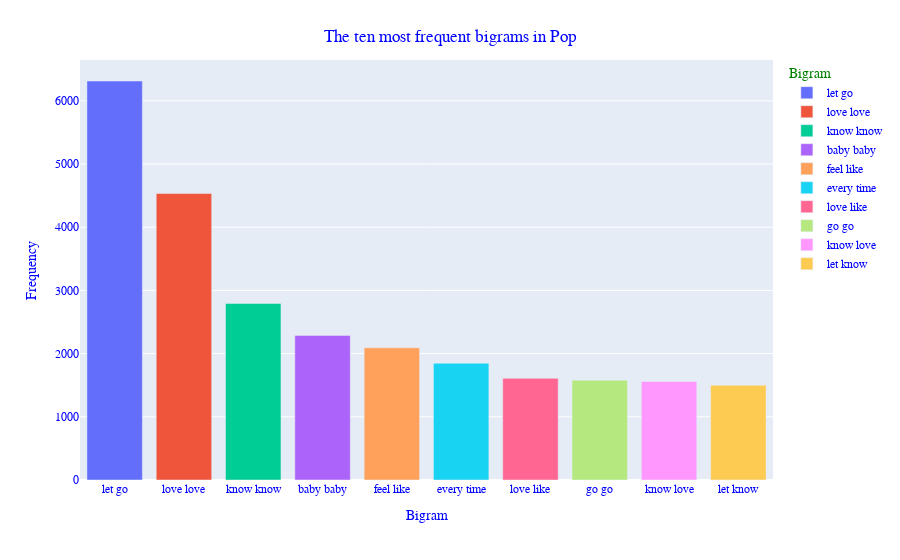
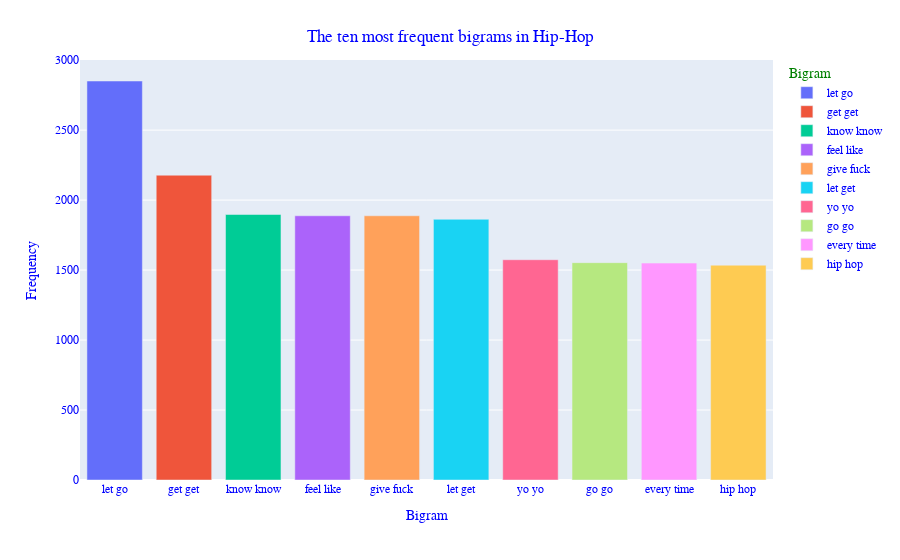

Notebook source saved alongside these figures, in order:
### Markdown cell above
3. 10 most frequent bigrams

### Code cell
for genre in bigram_freq:
  best_ngram = sorted(bigram_freq[genre].items() ,key=lambda x: x[1], reverse=True)[:10]
  x = []
  y = []
  for tupla in best_ngram:
    x.append(" ".join(tupla[0]))
    y.append(tupla[1])
  crea_grafico(x, y, f"The ten most frequent bigrams in {genre} ", "Bigram", "Frequency")

### Figure 1 — Plotly figure (JSON) as saved in the notebook; plotly's stock layout.template omitted (floating-point values rounded to 4 significant figures)
{"data": [{"alignmentgroup": "True", "hovertemplate": "Bigram=%{x}<br>Frequency=%{y}<extra></extra>", "legendgroup": "let go", "marker": {"color": "#636efa", "pattern": {"shape": ""}}, "name": "let go", "offsetgroup": "let go", "orientation": "v", "showlegend": true, "textposition": "auto", "type": "bar", "x": ["let go"], "xaxis": "x", "y": [6314], "yaxis": "y"}, {"alignmentgroup": "True", "hovertemplate": "Bigram=%{x}<br>Frequency=%{y}<extra></extra>", "legendgroup": "love love", "marker": {"color": "#EF553B", "pattern": {"shape": ""}}, "name": "love love", "offsetgroup": "love love", "orientation": "v", "showlegend": true, "textposition": "auto", "type": "bar", "x": ["love love"], "xaxis": "x", "y": [4533], "yaxis": "y"}, {"alignmentgroup": "True", "hovertemplate": "Bigram=%{x}<br>Frequency=%{y}<extra></extra>", "legendgroup": "know know", "marker": {"color": "#00cc96", "pattern": {"shape": ""}}, "name": "know know", "offsetgroup": "know know", "orientation": "v", "showlegend": true, "textposition": "auto", "type": "bar", "x": ["know know"], "xaxis": "x", "y": [2794], "yaxis": "y"}, {"alignmentgroup": "True", "hovertemplate": "Bigram=%{x}<br>Frequency=%{y}<extra></extra>", "legendgroup": "baby baby", "marker": {"color": "#ab63fa", "pattern": {"shape": ""}}, "name": "baby baby", "offsetgroup": "baby baby", "orientation": "v", "showlegend": true, "textposition": "auto", "type": "bar", "x": ["baby baby"], "xaxis": "x", "y": [2288], "yaxis": "y"}, {"alignmentgroup": "True", "hovertemplate": "Bigram=%{x}<br>Frequency=%{y}<extra></extra>", "legendgroup": "feel like", "marker": {"color": "#FFA15A", "pattern": {"shape": ""}}, "name": "feel like", "offsetgroup": "feel like", "orientation": "v", "showlegend": true, "textposition": "auto", "type": "bar", "x": ["feel like"], "xaxis": "x", "y": [2092], "yaxis": "y"}, {"alignmentgroup": "True", "hovertemplate": "Bigram=%{x}<br>Frequency=%{y}<extra></extra>", "legendgroup": "every time", "marker": {"color": "#19d3f3", "pattern": {"shape": ""}}, "name": "every time", "offsetgroup": "every time", "orientation": "v", "showlegend": true, "textposition": "auto", "type": "bar", "x": ["every time"], "xaxis": "x", "y": [1848], "yaxis": "y"}, {"alignmentgroup": "True", "hovertemplate": "Bigram=%{x}<br>Frequency=%{y}<extra></extra>", "legendgroup": "love like", "marker": {"color": "#FF6692", "pattern": {"shape": ""}}, "name": "love like", "offsetgroup": "love like", "orientation": "v", "showlegend": true, "textposition": "auto", "type": "bar", "x": ["love like"], "xaxis": "x", "y": [1609], "yaxis": "y"}, {"alignmentgroup": "True", "hovertemplate": "Bigram=%{x}<br>Frequency=%{y}<extra></extra>", "legendgroup": "go go", "marker": {"color": "#B6E880", "pattern": {"shape": ""}}, "name": "go go", "offsetgroup": "go go", "orientation": "v", "showlegend": true, "textposition": "auto", "type": "bar", "x": ["go go"], "xaxis": "x", "y": [1580], "yaxis": "y"}, {"alignmentgroup": "True", "hovertemplate": "Bigram=%{x}<br>Frequency=%{y}<extra></extra>", "legendgroup": "know love", "marker": {"color": "#FF97FF", "pattern": {"shape": ""}}, "name": "know love", "offsetgroup": "know love", "orientation": "v", "showlegend": true, "textposition": "auto", "type": "bar", "x": ["know love"], "xaxis": "x", "y": [1560], "yaxis": "y"}, {"alignmentgroup": "True", "hovertemplate": "Bigram=%{x}<br>Frequency=%{y}<extra></extra>", "legendgroup": "let know", "marker": {"color": "#FECB52", "pattern": {"shape": ""}}, "name": "let know", "offsetgroup": "let know", "orientation": "v", "showlegend": true, "textposition": "auto", "type": "bar", "x": ["let know"], "xaxis": "x", "y": [1499], "yaxis": "y"}], "layout": {"barmode": "relative", "font": {"color": "blue", "family": "Courier New"}, "legend": {"title": {"font": {"color": "green"}, "text": "Bigram"}, "tracegroupgap": 0}, "margin": {"t": 60}, "title": {"font": {"color": "blue"}, "text": "The ten most frequent bigrams in Pop ", "x": 0.5, "xanchor": "center", "yanchor": "top"}, "xaxis": {"anchor": "y", "categoryarray": ["let go", "love love", "know know", "baby baby", "feel like", "every time", "love like", "go go", "know love", "let know"], "categoryorder": "array", "domain": [0, 1], "title": {"text": "Bigram"}}, "yaxis": {"anchor": "x", "domain": [0, 1], "title": {"text": "Frequency"}}}}

### Figure 2 — Plotly figure (JSON) as saved in the notebook; plotly's stock layout.template omitted (floating-point values rounded to 4 significant figures)
{"data": [{"alignmentgroup": "True", "hovertemplate": "Bigram=%{x}<br>Frequency=%{y}<extra></extra>", "legendgroup": "let go", "marker": {"color": "#636efa", "pattern": {"shape": ""}}, "name": "let go", "offsetgroup": "let go", "orientation": "v", "showlegend": true, "textposition": "auto", "type": "bar", "x": ["let go"], "xaxis": "x", "y": [2851], "yaxis": "y"}, {"alignmentgroup": "True", "hovertemplate": "Bigram=%{x}<br>Frequency=%{y}<extra></extra>", "legendgroup": "get get", "marker": {"color": "#EF553B", "pattern": {"shape": ""}}, "name": "get get", "offsetgroup": "get get", "orientation": "v", "showlegend": true, "textposition": "auto", "type": "bar", "x": ["get get"], "xaxis": "x", "y": [2178], "yaxis": "y"}, {"alignmentgroup": "True", "hovertemplate": "Bigram=%{x}<br>Frequency=%{y}<extra></extra>", "legendgroup": "know know", "marker": {"color": "#00cc96", "pattern": {"shape": ""}}, "name": "know know", "offsetgroup": "know know", "orientation": "v", "showlegend": true, "textposition": "auto", "type": "bar", "x": ["know know"], "xaxis": "x", "y": [1897], "yaxis": "y"}, {"alignmentgroup": "True", "hovertemplate": "Bigram=%{x}<br>Frequency=%{y}<extra></extra>", "legendgroup": "feel like", "marker": {"color": "#ab63fa", "pattern": {"shape": ""}}, "name": "feel like", "offsetgroup": "feel like", "orientation": "v", "showlegend": true, "textposition": "auto", "type": "bar", "x": ["feel like"], "xaxis": "x", "y": [1888], "yaxis": "y"}, {"alignmentgroup": "True", "hovertemplate": "Bigram=%{x}<br>Frequency=%{y}<extra></extra>", "legendgroup": "give fuck", "marker": {"color": "#FFA15A", "pattern": {"shape": ""}}, "name": "give fuck", "offsetgroup": "give fuck", "orientation": "v", "showlegend": true, "textposition": "auto", "type": "bar", "x": ["give fuck"], "xaxis": "x", "y": [1888], "yaxis": "y"}, {"alignmentgroup": "True", "hovertemplate": "Bigram=%{x}<br>Frequency=%{y}<extra></extra>", "legendgroup": "let get", "marker": {"color": "#19d3f3", "pattern": {"shape": ""}}, "name": "let get", "offsetgroup": "let get", "orientation": "v", "showlegend": true, "textposition": "auto", "type": "bar", "x": ["let get"], "xaxis": "x", "y": [1863], "yaxis": "y"}, {"alignmentgroup": "True", "hovertemplate": "Bigram=%{x}<br>Frequency=%{y}<extra></extra>", "legendgroup": "yo yo", "marker": {"color": "#FF6692", "pattern": {"shape": ""}}, "name": "yo yo", "offsetgroup": "yo yo", "orientation": "v", "showlegend": true, "textposition": "auto", "type": "bar", "x": ["yo yo"], "xaxis": "x", "y": [1574], "yaxis": "y"}, {"alignmentgroup": "True", "hovertemplate": "Bigram=%{x}<br>Frequency=%{y}<extra></extra>", "legendgroup": "go go", "marker": {"color": "#B6E880", "pattern": {"shape": ""}}, "name": "go go", "offsetgroup": "go go", "orientation": "v", "showlegend": true, "textposition": "auto", "type": "bar", "x": ["go go"], "xaxis": "x", "y": [1553], "yaxis": "y"}, {"alignmentgroup": "True", "hovertemplate": "Bigram=%{x}<br>Frequency=%{y}<extra></extra>", "legendgroup": "every time", "marker": {"color": "#FF97FF", "pattern": {"shape": ""}}, "name": "every time", "offsetgroup": "every time", "orientation": "v", "showlegend": true, "textposition": "auto", "type": "bar", "x": ["every time"], "xaxis": "x", "y": [1550], "yaxis": "y"}, {"alignmentgroup": "True", "hovertemplate": "Bigram=%{x}<br>Frequency=%{y}<extra></extra>", "legendgroup": "hip hop", "marker": {"color": "#FECB52", "pattern": {"shape": ""}}, "name": "hip hop", "offsetgroup": "hip hop", "orientation": "v", "showlegend": true, "textposition": "auto", "type": "bar", "x": ["hip hop"], "xaxis": "x", "y": [1535], "yaxis": "y"}], "layout": {"barmode": "relative", "font": {"color": "blue", "family": "Courier New"}, "legend": {"title": {"font": {"color": "green"}, "text": "Bigram"}, "tracegroupgap": 0}, "margin": {"t": 60}, "title": {"font": {"color": "blue"}, "text": "The ten most frequent bigrams in Hip-Hop ", "x": 0.5, "xanchor": "center", "yanchor": "top"}, "xaxis": {"anchor": "y", "categoryarray": ["let go", "get get", "know know", "feel like", "give fuck", "let get", "yo yo", "go go", "every time", "hip hop"], "categoryorder": "array", "domain": [0, 1], "title": {"text": "Bigram"}}, "yaxis": {"anchor": "x", "domain": [0, 1], "title": {"text": "Frequency"}}}}
